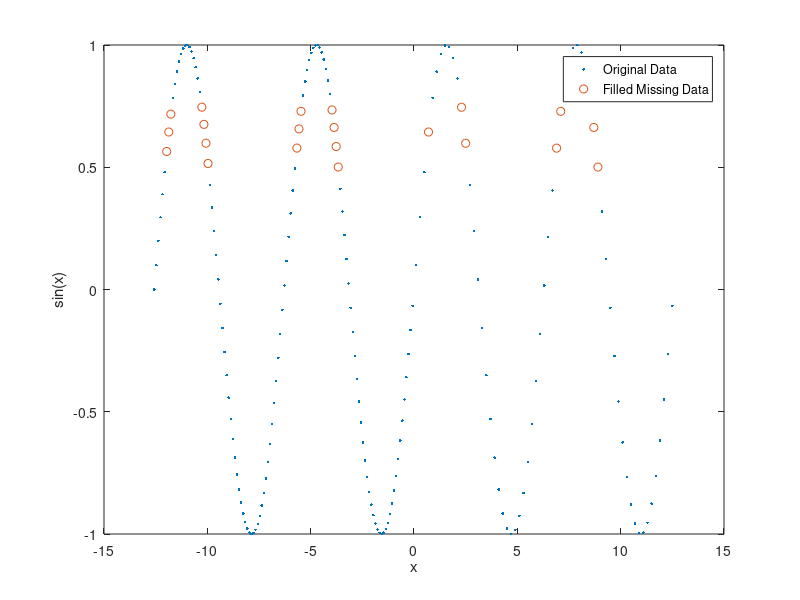

Source code (MATLAB): (Note: this script raises an error after producing the figure.)
% Testing with Interpolation for missing Data
%% Jan 2022 K. Suvada

x = [-4*pi:0.1:0, 0.1:0.2:4*pi];
A = sin(x);

A(A < 0.75 & A > 0.5) = NaN;


% Fill the missing data using linear interpolation return filled vector F
% and the logical vector TF. The value 1 (true) in entries of TF 
% corresponds to the values of F that were filled.

%[F,TF] = fillmissing(A,'linear','SamplePoints',x);
[F,TF] = fillmissing(A,'spline','SamplePoints',x);


% Plotting original data and filled in data
plot(x,A,'.', x(TF),F(TF),'o')
xlabel('x');
ylabel('sin(x)')
legend('Original Data','Filled Missing Data')

%% Testing with Dist/Vel 

% TF is logical where true when there is a NAN
[F,TF] = fillmissing(dist,'spline','SamplePoints',t);

% Plotting original data and filled in data
plot(t,dist,'LineWidth',.75)
hold on
plot(t(TF),F(TF),'o')
xlabel('Time','FontSize',14);
ylabel('Distance','FontSize',14);
legend('Original Data','Filled Missing Data')
title('Filling Missing Position Data','FontSize',16)
xlim([0 5])

%%
%plotting new Distance data that is filled 
figure()
plot(t,F,'LineWidth',.75)
xlabel('Time','FontSize',14);
ylabel('Distance','FontSize',14);
title('New Distance Filled','FontSize',16)
xlim([0 5])

%% Redefining vel using filled Distance

vel2 = ddt(smo(F,3),1/89);

% BETTER METHOD
% Fill distance data first, then take derivative of that to get filled
% velocity.

%% Comparing Ab ove with Computing Vel then filling in

[Vel_F,TF] = fillmissing(vel,'spline','SamplePoints',t);

%% Plotting Vel (from filled dist) and then filled vel

figure()
plot(t,vel2,'LineWidth',.75)
hold on 
plot(t,Vel_F,'LineWidth',.75)
plot(t,vel,'o')
xlabel('Time','FontSize',14);
ylabel('Vel','FontSize',14);
legend('Filled Dist','Filled Vel','Original Missing Data Set','FontSize',14)
title('New Velocity Filled','FontSize',16)
xlim([0 5])